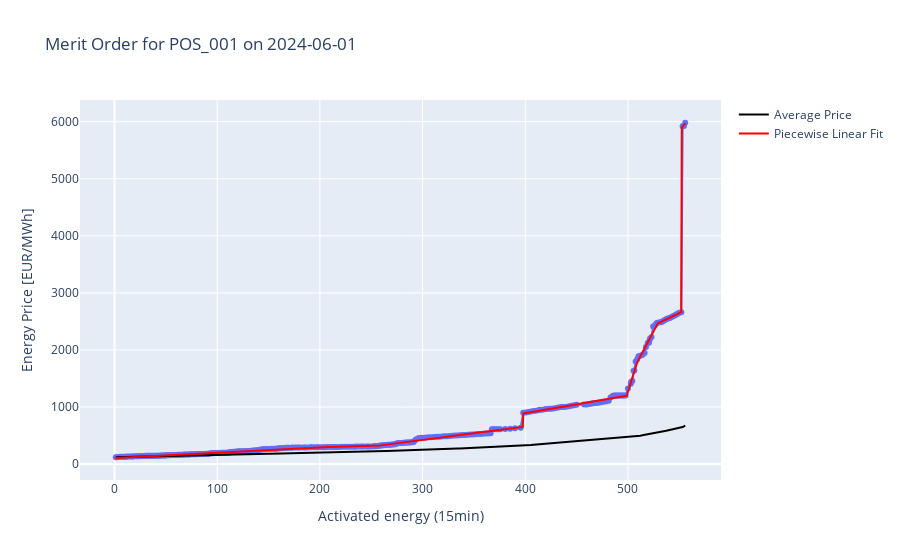

This figure's notebook cell:
### Code cell
first_D_pos_001 = bids_sorted.loc['2021-08-29','POS_04_08']
first_D_pos_001['sum_cap'] = first_D_pos_001['sum_cap']/4
first_D_pos_001['avg_price'] = (first_D_pos_001['ENERGY_PRICE_[EUR/MWh]']*first_D_pos_001['OFFERED_CAPACITY_[MW]']/4).cumsum()/first_D_pos_001['sum_cap']

# Plotting the merit order using Plotly
fig = px.line(first_D_pos_001, x='sum_cap', y='ENERGY_PRICE_[EUR/MWh]', markers=True, title='Merit Order for POS_001 on 2024-06-01')
fig.update_layout(xaxis_title='Activated energy (15min)', yaxis_title='Energy Price [EUR/MWh]')
fig.add_scatter(x=first_D_pos_001['sum_cap'], y=first_D_pos_001['avg_price'], mode='lines', name='Average Price', line=dict(color='black', width=2))

# Fit the piecewise linear model
my_pwlf = pwlf.PiecewiseLinFit(first_D_pos_001['sum_cap'], first_D_pos_001['ENERGY_PRICE_[EUR/MWh]'])
res = my_pwlf.fit(10)

# Predict the values
x_hat = np.linspace(first_D_pos_001['sum_cap'].min(), first_D_pos_001['sum_cap'].max(), num=1000)
y_hat = my_pwlf.predict(x_hat)

# Plot the piecewise linear fit
fig.add_scatter(x=x_hat, y=y_hat, mode='lines', name='Piecewise Linear Fit', line=dict(color='red', width=2))
fig.show()

### Figure 1 — Plotly figure (JSON) as saved in the notebook; plotly's stock layout.template omitted (floating-point values rounded to 4 significant figures; data arrays with more than 128 entries replaced by an {"elided": "..."} marker saying what was removed)
{"data": [{"hovertemplate": "sum_cap=%{x}<br>ENERGY_PRICE_[EUR/MWh]=%{y}<extra></extra>", "legendgroup": "", "line": {"color": "#636efa", "dash": "solid"}, "marker": {"symbol": "circle"}, "mode": "lines+markers", "name": "", "orientation": "v", "showlegend": false, "type": "scatter", "x": {"elided": "334 float values"}, "xaxis": "x", "y": {"elided": "334 float values"}, "yaxis": "y"}, {"line": {"color": "black", "width": 2}, "mode": "lines", "name": "Average Price", "type": "scatter", "x": {"elided": "334 float values"}, "y": {"elided": "334 float values"}}, {"line": {"color": "red", "width": 2}, "mode": "lines", "name": "Piecewise Linear Fit", "type": "scatter", "x": {"elided": "1000 float values"}, "y": {"elided": "1000 float values"}}], "layout": {"legend": {"tracegroupgap": 0}, "title": {"text": "Merit Order for POS_001 on 2024-06-01"}, "xaxis": {"anchor": "y", "domain": [0, 1], "title": {"text": "Activated energy (15min)"}}, "yaxis": {"anchor": "x", "domain": [0, 1], "title": {"text": "Energy Price [EUR/MWh]"}}}}
